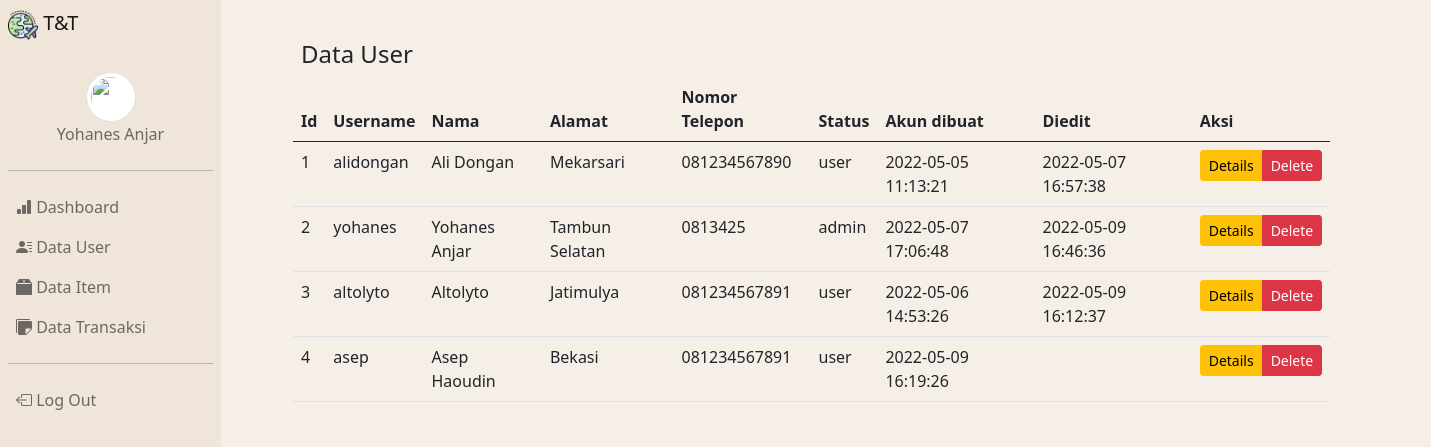
Screenshot of /admin/admin/index.php?page=user (signed in) with the database file from the repository.
### tables this page shows
CREATE TABLE `tb_user` (
  `id_cust` int(4) NOT NULL,
  `username` varchar(15) NOT NULL,
  `password` varchar(50) NOT NULL,
  `nama_cust` varchar(50) NOT NULL,
  `alamat` text NOT NULL,
  `no_telp` varchar(13) NOT NULL,
  `status` enum('admin','user') NOT NULL,
  `thumbnail` varchar(255) DEFAULT NULL,
  `dibuat` datetime NOT NULL DEFAULT current_timestamp(),
  `diedit` datetime DEFAULT NULL ON UPDATE current_timestamp()
);

### admin/admin/user/index.php (the view, shortened to what this page needs)
<div class="col-md-12 w-75 py-3 ms-5">
    <h4 class="mt-2 ms-2">Data User</h4>
    <div class="table-responsive">
        <table class="table">
            <thead>
                <tr>
                    <th>Id</th>
                    <th>Username</th>
                    <th>Nama</th>
                    <th>Alamat</th>
                    <th>Nomor Telepon</th>
                    <th>Status</th>
                    <th>Akun dibuat</th>
                    <th>Diedit</th>
                    <th>Aksi</th>
                </tr>
            </thead>
            <tbody>
                <?php
                    $query = mysqli_query($koneksi, "SELECT * FROM tb_user");
                foreach ($query as $data){
                ?>
                <tr>
                    <td><?= $data['id_cust']?></td>
                    <td><?= $data['username']?></td>
                    <td><?= $data['nama_cust']?></td>
                    <td><?= $data['alamat']?></td>
                    <td><?= $data['no_telp']?></td>
                    <td><?= $data['status']?></td>
                    <td><?= $data['dibuat']?></td>
                    <td><?= $data['diedit']?></td>
                    <td>
                        <div class="btn-group">
                            <a href="index.php?page=user_details&id_cust=<?= $data['id_cust']?>"
                                class="btn btn-sm btn-warning">Details</a>
                            <a href="index.php?page=user_delete&id_cust=<?= $data['id_cust']?>"
                                class="btn btn-sm btn-danger" onclick="return confirm('Apakah anda yakin?')">Delete</a>
                        </div>
                    </td>
                </tr>
                <?php
                }
                ?>
            </tbody>
        </table>
    </div>
</div>

### rows the page displays
tb_user: id_cust "1", username "alidongan", nama_cust "Ali Dongan", alamat "Mekarsari", no_telp "081234567890", status "user", dibuat "2022-05-05 11:13:21", diedit "2022-05-07 16:57:38"
tb_user: id_cust "2", username "yohanes", nama_cust "Yohanes Anjar", alamat "Tambun Selatan", no_telp "0813425", status "admin", dibuat "2022-05-07 17:06:48", diedit "2022-05-09 16:46:36"
tb_user: id_cust "3", username "altolyto", nama_cust "Altolyto", alamat "Jatimulya", no_telp "081234567891", status "user", dibuat "2022-05-06 14:53:26", diedit "2022-05-09 16:12:37"
tb_user: id_cust "4", username "asep", nama_cust "Asep Haoudin", alamat "Bekasi", no_telp "081234567891", status "user", dibuat "2022-05-09 16:19:26"

### other values shown
$_SESSION['nama_cust'] "Yohanes Anjar"
